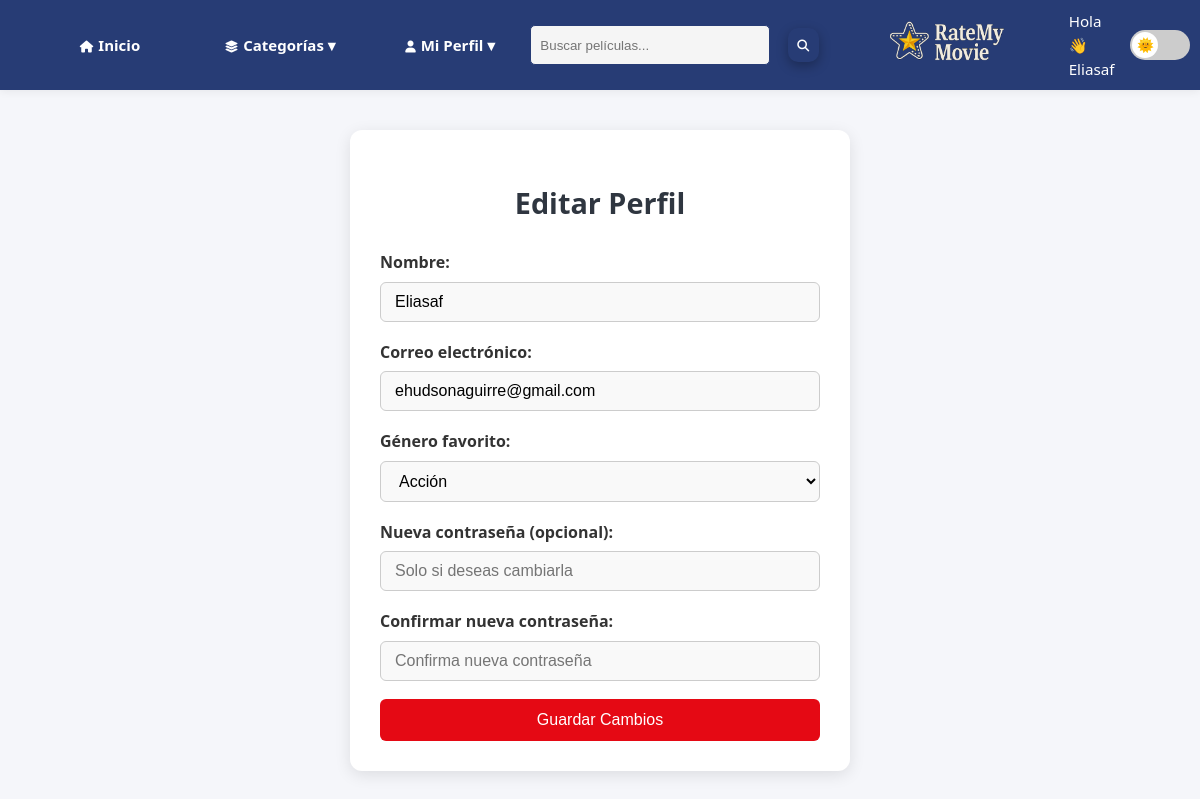
The app's page /perfil.php (signed in) with its own data.
### tables this page shows
CREATE TABLE `users` (
  `id` int(11) NOT NULL,
  `username` varchar(50) NOT NULL,
  `email` varchar(100) NOT NULL,
  `password` varchar(255) NOT NULL,
  `favorite_genre` int(11) DEFAULT NULL,
  `created_at` datetime DEFAULT current_timestamp(),
  `role` varchar(20) NOT NULL DEFAULT 'user',
  `status` varchar(20) DEFAULT 'active'
);

### perfil.php (the view, shortened to what this page needs)
<?php
require 'db.php';
function sanitize($value) {
    return htmlspecialchars(trim($value), ENT_QUOTES, 'UTF-8');
}
$stmt = $pdo->prepare("SELECT * FROM users WHERE username = ?");
$stmt->execute([$_SESSION['user']]);
$user = $stmt->fetch();
?>
<!DOCTYPE html>
<html lang="es">
<head>
  <link rel="stylesheet" href="css/style.css">
   <link rel="stylesheet" href="https://cdnjs.cloudflare.com/ajax/libs/font-awesome/6.5.0/css/all.min.css" />
</head>
<body>
    <?php include 'includes/navbar.php'; ?>
  <form method="POST" class="login-form">
    <h2>Editar Perfil</h2>
    <label>Nombre:</label>
    <input name="username" value="<?= sanitize($user['username']) ?>" required pattern="[a-zA-Z0-9_]{3,20}">
    <label>Correo electrónico:</label>
    <input name="email" type="email" value="<?= sanitize($user['email']) ?>" required>
    <label>Género favorito:</label>
    <select name="genre" required>
      <option value="28" <?= $user['favorite_genre']==28?'selected':'' ?>>Acción</option>
    </select>
    <label>Nueva contraseña (opcional):</label>
    <input type="password" name="password" placeholder="Solo si deseas cambiarla">
    <label>Confirmar nueva contraseña:</label>
    <input type="password" name="confirm_password" placeholder="Confirma nueva contraseña">
    <button type="submit">Guardar Cambios</button>
  </form>
</body>
</html>

### css/style.css (style rules this page uses)
:root { --dark-bg: #1e1e1e; --dark-card: #2f2f2f; --dark-input: #3f3f3f; --dark-navbar: #111; --dark-text: #f5f6fa; --dark-hover: #333; --light-bg: #f5f6fa; --light-card: #ffffff; --light-navbar: #273c75; --light-hover: #40739e; --light-text: #2f3640; --accent: #d81a23; --accent-hover: #b00610; }
* { margin: 0; padding: 0; box-sizing: border-box; }
body { font-family: 'Segoe UI', Arial, sans-serif; line-height: 1.6; transition: background 0.3s, color 0.3s; padding-bottom: 40px; }
body.light { background-color: var(--light-bg); color: var(--light-text); }
h2, h3 { margin: 20px; }
.login-form { max-width: 500px; margin: 40px auto; padding: 30px; border-radius: 12px; box-shadow: 0 4px 16px rgba(0,0,0,0.1); background-color: #fff; transition: background-color 0.3s ease, color 0.3s ease; }
.login-form h2 { text-align: center; margin-bottom: 24px; font-size: 1.8em; }
.login-form label { display: block; margin-bottom: 6px; font-weight: bold; color: #333; }
.login-form input, .login-form select { width: 100%; padding: 10px 14px; margin-bottom: 18px; border: 1px solid #ccc; border-radius: 6px; font-size: 1em; background-color: #f9f9f9; transition: border 0.3s ease, background 0.3s ease; }
.login-form button { width: 100%; padding: 12px; background-color: #e50914; color: #fff; border: none; border-radius: 6px; font-size: 1em; cursor: pointer; transition: background-color 0.3s ease; }

### records on screen
users: username "Eliasaf", email "ehudsonaguirre@gmail.com", genre "Acción"
